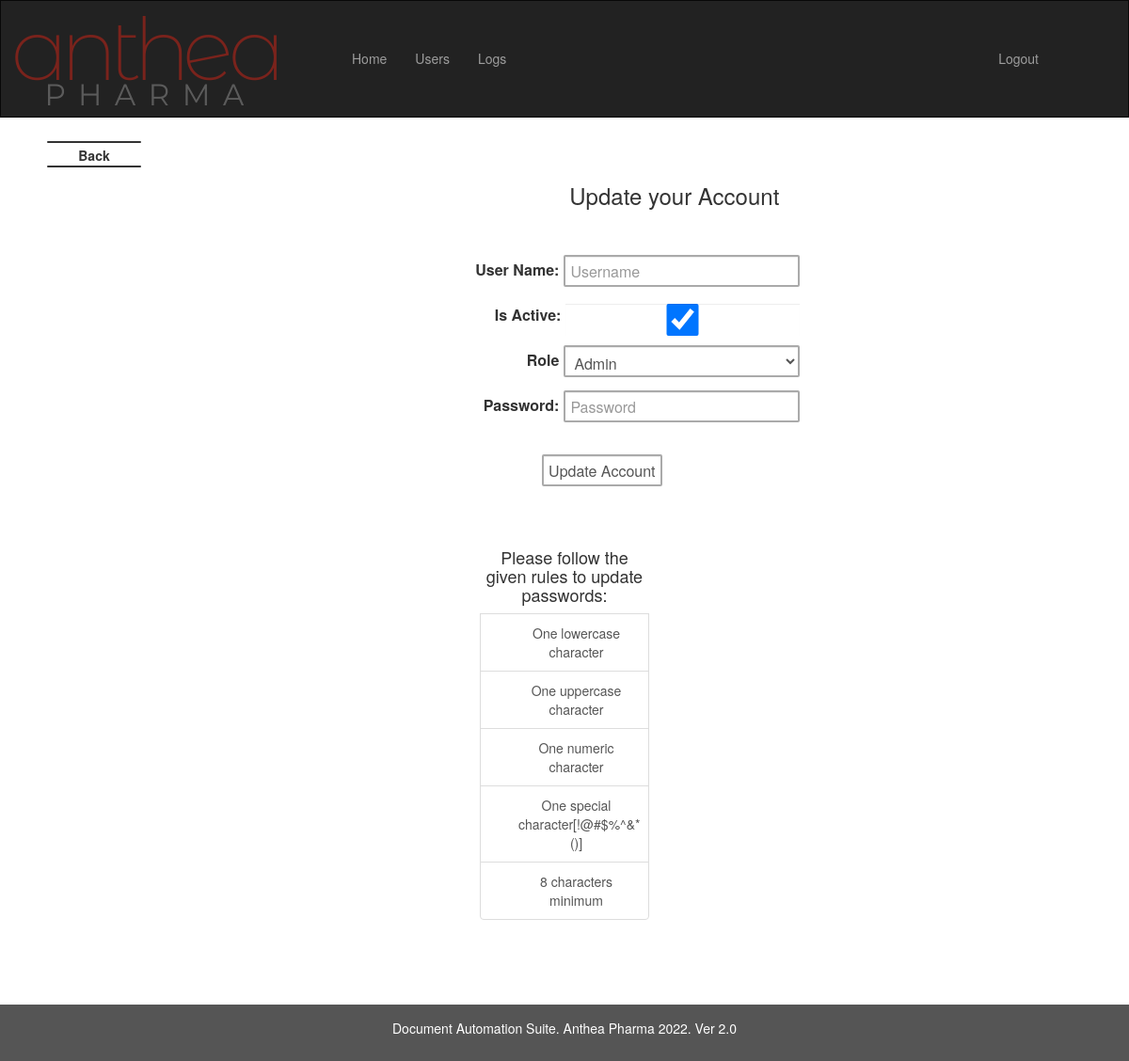
/data/5/update (signed in), run on an earlier commit of the app's database.
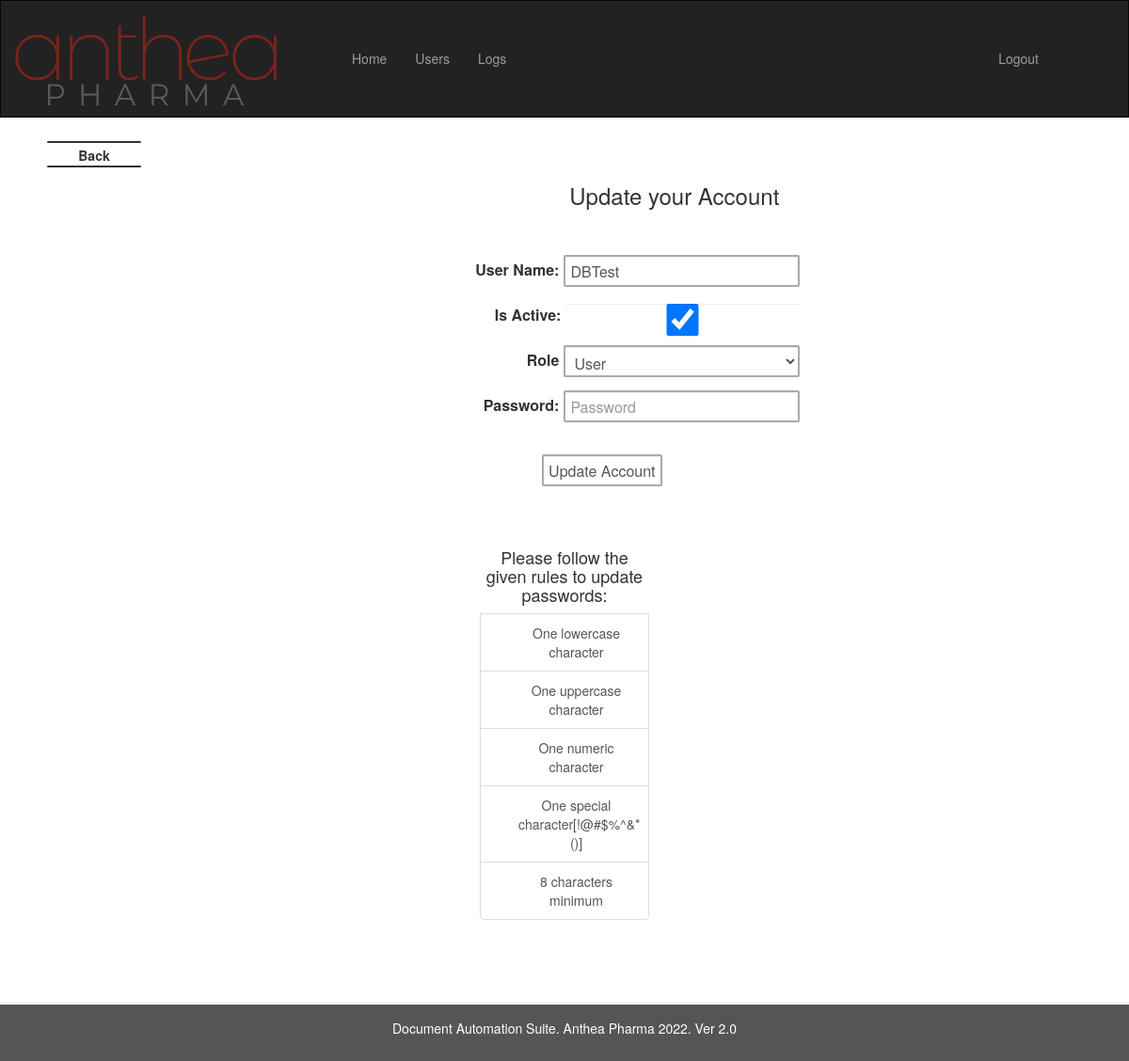
And on a later commit of the database.
### imp_calc/models.py (models this page shows, shortened)
class User(db.Model, UserMixin):
    id = db.Column(db.Integer(),primary_key = True)
    is_activate = db.Column(db.Boolean, default=True)
    username = db.Column(db.String(length=12),nullable = False, unique = True)
    role = db.Column(db.String(length=1),nullable=False)
    password_hash = db.Column(db.String(length=60),nullable = False)
    created_at = db.Column(db.DateTime, nullable = False, default= datetime.utcnow)
    logs = relationship("Logs", backref="UserLogs")
    @property
    def is_active(self):
        return self.is_activate
    @property
    def password(self):
        return self.password

### imp_calc/routes.py (the view, shortened to what this page needs)
@app.route('/data/<int:id>/update',methods = ['GET','POST'])
def update(id):
    user = User.query.filter_by(id=id).first()
    if current_user.role=='a':
        form = UpdateFormA(obj=user)
    elif current_user.role=='m':
        form = UpdateFormM(obj=user)
    return render_template('update.html', form = form, user = user)

### imp_calc/forms.py
class UpdateFormA(FlaskForm):
    def validate_password(self, password1):
        if not any(char.isdigit() for char in password1.data):
            raise ValidationError('Password must contain at least one number.')
        if not any(char.isupper() for char in password1.data):
            raise ValidationError('Password must contain at least one uppercase letter.')
        if not any(char.islower() for char in password1.data):
            raise ValidationError('Password must contain at least one lowercase letter.')
        if not re.search(r'[^A-Za-z0-9]', password1.data):
            raise ValidationError('Password must contain at least one special character.')
    username = StringField(label='User Name:', validators = [Length(min=1,max=30), DataRequired()])
    is_activate = BooleanField(label='Is Active:', default=True)
    role = SelectField(label='Role', choices=[('a', 'Admin'), ('m', 'Manager'), ('u', 'User')])
    password1 = PasswordField(label='Password:',validators= [validate_password,Length(min = 6), DataRequired()])
    submit = SubmitField(label='Update Account')

### imp_calc/models.py (called while the page is built)
@login_manager.user_loader
def load_user(user_id):
    return User.query.get(int(user_id))

### imp_calc/templates/update.html (shortened to what this page needs)
{% extends 'admin.html' %}
{% macro render_field(form) %}
{% block main %}
<body class="text-center">
    <div class="container">
      <form id="form" method="POST">
        <h1 class="h3 mb-3 font-weight-normal" style="text-align: center;">
                &nbsp;&nbsp;&nbsp;&nbsp;&nbsp;&nbsp;&nbsp;&nbsp;&nbsp;&nbsp;&nbsp;&nbsp;&nbsp;&nbsp;&nbsp;&nbsp;&nbsp;&nbsp;&nbsp;&nbsp;&nbsp;&nbsp;&nbsp;&nbsp;&nbsp;&nbsp;&nbsp;&nbsp;&nbsp;&nbsp;&nbsp;&nbsp;&nbsp;&nbsp; Update your Account
            </h1>
            <br>
            <br>
        <div class="form-field">
          {{ form.username.label(class="form-label") }}
          {{ form.username(class="form-control", placeholder="Username") }}
        </div>
        <div class="form-field">
          {{ form.is_activate.label(class="form-label") }}
          {{ form.is_activate(id ="control",class="form-control") }}
        </div>
        <div class="form-field">
          {{ form.role.label(class="form-label") }}
          {{ form.role(class="form-control", placeholder="Role") }}
        </div>
        <div class="form-field">
            {{ form.password1.label(class="form-label") }}
            {{ form.password1(class="form-control", placeholder="Password") }}
        </div>
        <br>
          <div class="form-field" id="submit-update">
            {{ form.submit(class="form-control")}}
          </div>
      </form>
    </div>
<div class="list-group first-init-reply">
    <h4>Please follow the given rules to update passwords:</h4>
  <a href="#" class="list-group-item">
    One lowercase character
  </a>
  <a href="#" class="list-group-item">
    One uppercase character
</a>
  <a href="#" class="list-group-item">
    One numeric character
  </a>
  <a href="#" class="list-group-item">
    One special character[!@#$%^&*()]  </a>
  <a href="#" class="list-group-item">
    8 characters minimum
  </a>
</div>
</body>
<br>
<br>
{% endblock %}
{% endmacro %}<!--

What changed in the data, as far as the page shows it:
added User: username "DBTest", is_activate "☑", role "User"
Also different on the page:
form field is_activate: "☑" → (not shown)
form field role: "Admin" → (not shown)
